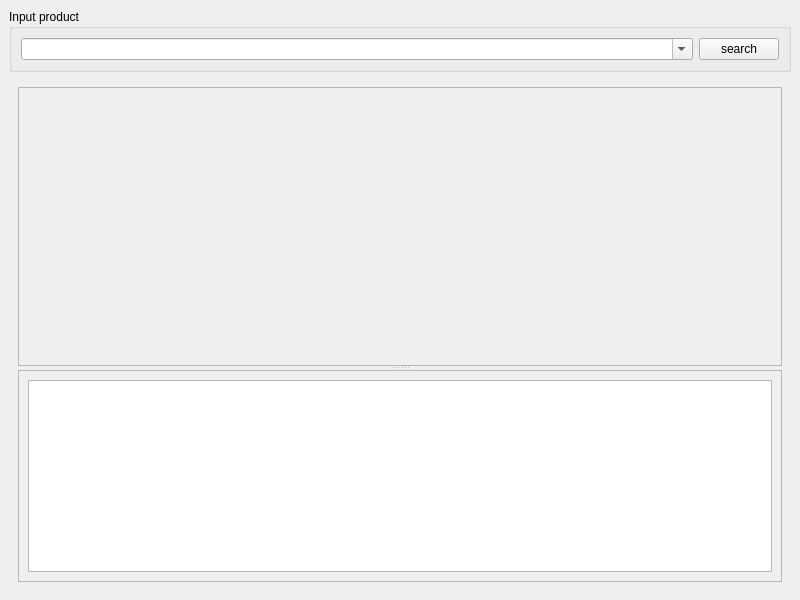
<?xml version="1.0" encoding="UTF-8"?>
<ui version="4.0">
 <class>MainWindow</class>
 <widget class="QMainWindow" name="MainWindow">
  <property name="geometry">
   <rect>
    <x>0</x>
    <y>0</y>
    <width>800</width>
    <height>600</height>
   </rect>
  </property>
  <property name="windowTitle">
   <string>Chemist UI</string>
  </property>
  <widget class="QWidget" name="centralwidget">
   <layout class="QVBoxLayout" name="verticalLayout">
    <item>
     <widget class="QGroupBox" name="groupBox">
      <property name="sizePolicy">
       <sizepolicy hsizetype="Expanding" vsizetype="Preferred">
        <horstretch>0</horstretch>
        <verstretch>0</verstretch>
       </sizepolicy>
      </property>
      <property name="title">
       <string>Input product</string>
      </property>
      <layout class="QHBoxLayout" name="horizontalLayout">
       <item>
        <widget class="QComboBox" name="comboBoxProduct">
         <property name="sizePolicy">
          <sizepolicy hsizetype="Preferred" vsizetype="Preferred">
           <horstretch>0</horstretch>
           <verstretch>0</verstretch>
          </sizepolicy>
         </property>
         <property name="editable">
          <bool>true</bool>
         </property>
        </widget>
       </item>
       <item>
        <widget class="QPushButton" name="pushButton">
         <property name="sizePolicy">
          <sizepolicy hsizetype="Fixed" vsizetype="Preferred">
           <horstretch>0</horstretch>
           <verstretch>0</verstretch>
          </sizepolicy>
         </property>
         <property name="text">
          <string>search</string>
         </property>
        </widget>
       </item>
      </layout>
     </widget>
    </item>
    <item>
     <widget class="QWidget" name="widget" native="true">
      <property name="sizePolicy">
       <sizepolicy hsizetype="Expanding" vsizetype="Expanding">
        <horstretch>0</horstretch>
        <verstretch>0</verstretch>
       </sizepolicy>
      </property>
      <layout class="QVBoxLayout" name="verticalLayout_2">
       <item>
        <widget class="QSplitter" name="splitter">
         <property name="sizePolicy">
          <sizepolicy hsizetype="Expanding" vsizetype="Expanding">
           <horstretch>0</horstretch>
           <verstretch>0</verstretch>
          </sizepolicy>
         </property>
         <property name="orientation">
          <enum>Qt::Vertical</enum>
         </property>
         <widget class="QScrollArea" name="scrollArea">
          <property name="sizePolicy">
           <sizepolicy hsizetype="Expanding" vsizetype="Expanding">
            <horstretch>0</horstretch>
            <verstretch>1</verstretch>
           </sizepolicy>
          </property>
          <property name="widgetResizable">
           <bool>true</bool>
          </property>
          <widget class="QWidget" name="scrollAreaWidgetContents">
           <property name="geometry">
            <rect>
             <x>0</x>
             <y>0</y>
             <width>762</width>
             <height>284</height>
            </rect>
           </property>
           <layout class="QVBoxLayout" name="verticalLayout_4">
            <item>
             <widget class="QWidget" name="widgetDraw" native="true">
              <property name="sizePolicy">
               <sizepolicy hsizetype="Expanding" vsizetype="Expanding">
                <horstretch>0</horstretch>
                <verstretch>0</verstretch>
               </sizepolicy>
              </property>
              <layout class="QVBoxLayout" name="verticalLayoutDraw"/>
             </widget>
            </item>
           </layout>
          </widget>
         </widget>
         <widget class="QScrollArea" name="scrollArea_2">
          <property name="enabled">
           <bool>true</bool>
          </property>
          <property name="sizePolicy">
           <sizepolicy hsizetype="Expanding" vsizetype="Preferred">
            <horstretch>0</horstretch>
            <verstretch>0</verstretch>
           </sizepolicy>
          </property>
          <property name="widgetResizable">
           <bool>true</bool>
          </property>
          <widget class="QWidget" name="scrollAreaWidgetContents_2">
           <property name="geometry">
            <rect>
             <x>0</x>
             <y>0</y>
             <width>762</width>
             <height>210</height>
            </rect>
           </property>
           <layout class="QVBoxLayout" name="verticalLayout_3">
            <item>
             <widget class="QTextBrowser" name="textBrowserLog"/>
            </item>
           </layout>
          </widget>
         </widget>
        </widget>
       </item>
      </layout>
     </widget>
    </item>
   </layout>
  </widget>
 </widget>
 <resources/>
 <connections/>
</ui>
